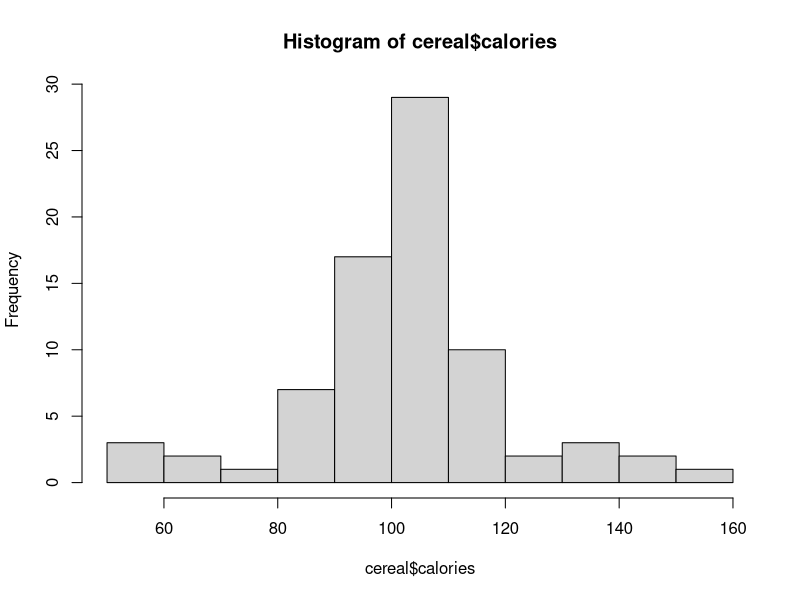
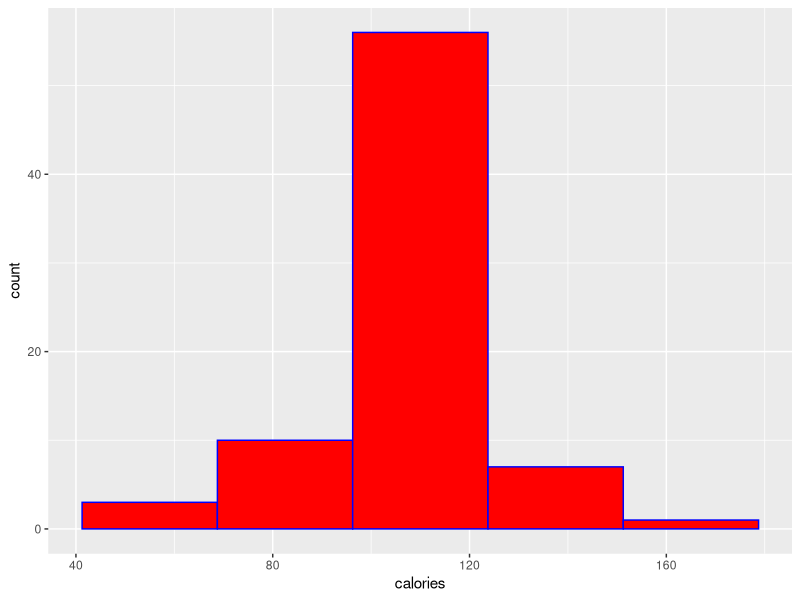
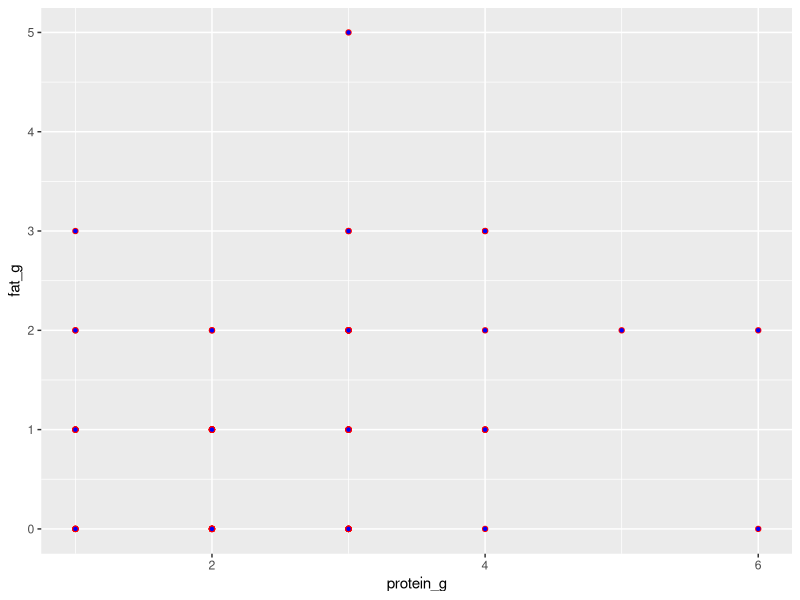
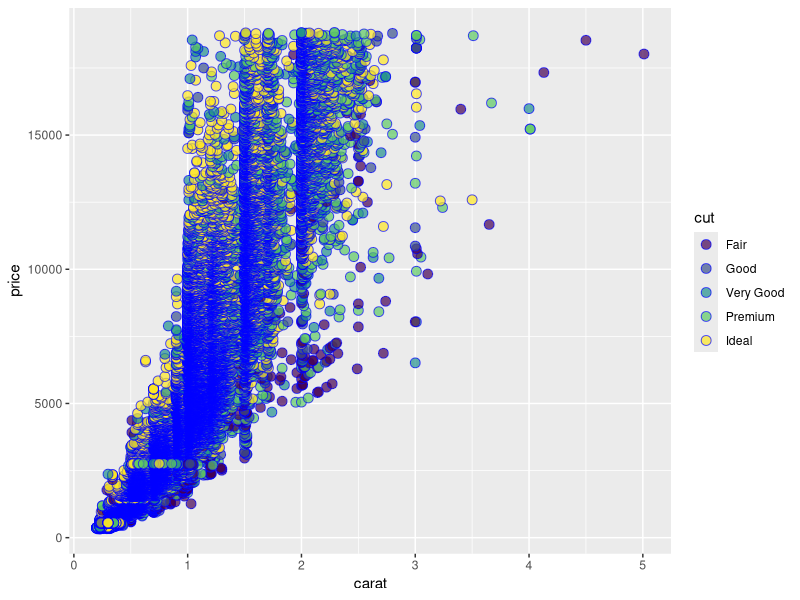

R code for these plots, in order:
# Load packages
library(tidyverse)
library(skimr)

# Load data
cereal <- read_csv("cereal.csv")

# Inspect data
skim(cereal)

# Create a histogram
hist(cereal$calories) # base R example

# Each bar on the graph above is a frequency count of that value in calories

# Create another histogram
cereal |>
  ggplot(aes(x = calories)) +
  geom_histogram(bins = 5,
                 fill = "red",
                 color = "blue")

# Creat a scatterplot
cereal |>
  ggplot(aes(x = protein_g,
             y = fat_g)) +
  geom_point(color = "red",
             fill = "blue",
             shape = 21)

# Create the diamonds data set
diamonds <- diamonds # built in to ggplot/tidyverse

# Explore data.
glimpse(diamonds)

# Create a scatter plot with transparent points.
diamonds |>
  ggplot(aes(x = carat,
             y = price,
             fill = cut)) +
  geom_point(shape = 21, # shape 21 is a dot with outline
             alpha = .7, # transparency from 0 to 1
             color = "blue",
             size = 3)

